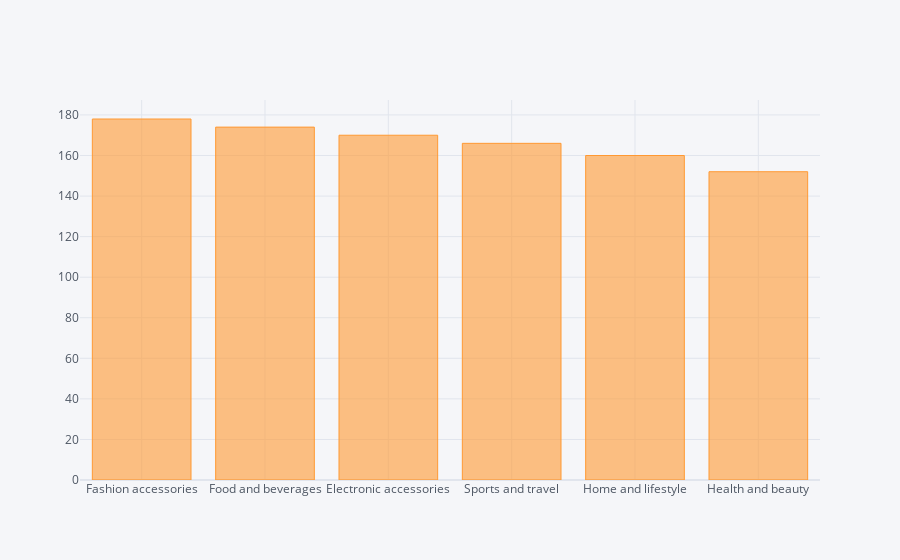

This figure's notebook cell:
### Code cell
df['Product line'].value_counts().iplot(kind='bar')

### Figure 1 — Plotly figure (JSON) as saved in the notebook; plotly's stock layout.template omitted (floating-point values rounded to 4 significant figures)
{"data": [{"marker": {"color": "rgba(255, 153, 51, 0.6)", "line": {"color": "rgba(255, 153, 51, 1.0)", "width": 1}}, "name": "Product line", "orientation": "v", "text": "", "type": "bar", "x": ["Fashion accessories", "Food and beverages", "Electronic accessories", "Sports and travel", "Home and lifestyle", "Health and beauty"], "y": [178, 174, 170, 166, 160, 152]}], "layout": {"legend": {"bgcolor": "#F5F6F9", "font": {"color": "#4D5663"}}, "paper_bgcolor": "#F5F6F9", "plot_bgcolor": "#F5F6F9", "title": {"font": {"color": "#4D5663"}}, "xaxis": {"gridcolor": "#E1E5ED", "showgrid": true, "tickfont": {"color": "#4D5663"}, "title": {"font": {"color": "#4D5663"}, "text": ""}, "zerolinecolor": "#E1E5ED"}, "yaxis": {"gridcolor": "#E1E5ED", "showgrid": true, "tickfont": {"color": "#4D5663"}, "title": {"font": {"color": "#4D5663"}, "text": ""}, "zerolinecolor": "#E1E5ED"}}}
